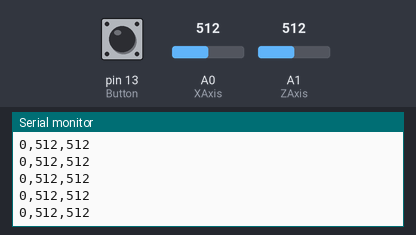
The sketch below on a simulated Arduino Uno, built with avr-gcc and run on an emulated ATmega328P. On the bench: the last lines printed to the serial monitor. The inputs (shaded band) are chosen by the test bench; at power-on: A1 (ZAxis) = 512, pin 13 (Button) HIGH, A0 (XAxis) = 512.

Above: at 2.7 s.
2.8 s: A1 (ZAxis) set to 1023
At 3.8 s:
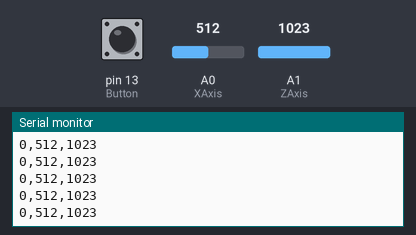
5.8 s: A1 (ZAxis) set to 985
At 6.3 s:
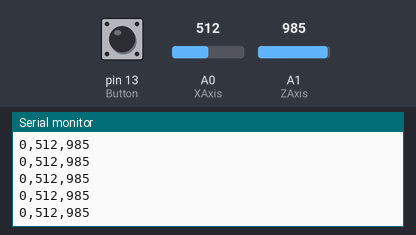
Timing chart, 0 to 8.8 s (numbered marks = the images above; inputs shaded):
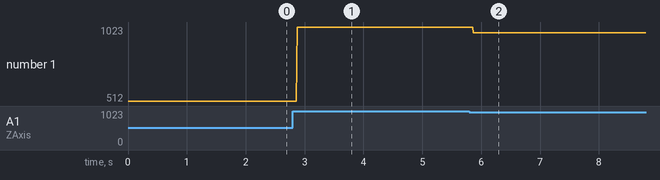

Measured:
- after the input at 2.8 s, the serial monitor: prints a new line after 0.07 s (image 1)
- after the input at 5.8 s, the serial monitor: prints a new line after 0.07 s (image 2)
- plotted number 1: 512 → 1023 after the input at 2.8 s, 1023 → 985 after the input at 5.8 s

The sketch:

Joystick.ino
```cpp
/** HEADER *******************************************************************
 * Author: Anthony Venturella                                                *
 * GitHub: https://github.com/AnthonyVenturella/UnityArduinoToyBox           *
 *---------------------------------------------------------------------------*/
/*  Description                                                              *
 *  Joystick:                                                                *
 *    Program sends positional data from an analog joystick of the form      *
 *    "Button, X-Axis, Y-Axis" to Serial. Resting state is 0,~500,~500.      *
 *    Default button pin is 13, default x-axis is A0, default y-axis is A1   *
 *---------------------------------------------------------------------------*/
/*  Expected Board Layout:                                                   *
 *                                                                           *
 *  +-------------------------------------------+                            *
 *  |      +-+           +---+                  |                            *
 *  |    +-|P|-----------|USB|---+              |                            *
 *  |    | |W|           +---+   |              |                            *
 *  |    | |R|                   |              |                            *
 *  |    | +-+            AREF[ ]|              |                            *
 *  |    |                 GND[-]|----------------+                          *
 *  |    |[ ]IOREF   LED[+] 13[-]|---+          | |                          *
 *  |    |[ ]RESET          12[ ]|   |          | | /==============\         *
 *  |    |[ ]3.3V           11[ ]|   |          | +-]GND           |         *
 *  +----|[+]5V             10[ ]|   |          +---]+5V           |         *
 *       |[-]GND             9[ ]|   |        +-----]VRx  Joystick |         *
 *       ~                       ~   |        | +---]VRy           |         *
 *   +---|[-]A0              5[ ]|   +--------------]SW            |         *
 *   | +-|[-]A1              4[ ]|            | |   \==============/         *
 *   | | |[ ]A2              3[ ]|            | |                            *
 *   | | ~                       ~            | |                            *
 *   | | |                 ______/            | |                            *
 *   | |  \_______________/                   | |                            *
 *   | |                                      | |                            *
 *   | +----------------------------------------+                            *
 *   +----------------------------------------+                              *
 *                                                                           *
 *****************************************************************************/

const int Button = 13;
const int XAxis = 0;
const int ZAxis = 1;

int buttonState = 1;

void setup() {
  pinMode(Button, INPUT);
  Serial.begin(9600);
}

void loop() {

  //TODO: code that looks awful, but gets button input once. FIX ME!
  int buttonVal = digitalRead(Button);
  if(buttonVal != buttonState){
    if(buttonVal == HIGH) {
      Serial.print(0);
    } else {
      Serial.print(1);
    }
    buttonState = buttonVal;
  } else {
    Serial.print(0);
  }

  Serial.print(',');
  Serial.print(analogRead(XAxis));
  Serial.print(',');
  Serial.println(analogRead(ZAxis));
}
```
